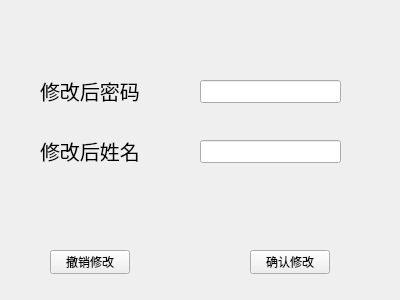
<?xml version="1.0" encoding="UTF-8"?>
<ui version="4.0">
 <class>AdChangeMyself</class>
 <widget class="QWidget" name="AdChangeMyself">
  <property name="geometry">
   <rect>
    <x>0</x>
    <y>0</y>
    <width>400</width>
    <height>300</height>
   </rect>
  </property>
  <property name="windowTitle">
   <string>Form</string>
  </property>
  <widget class="QPushButton" name="pushButton">
   <property name="geometry">
    <rect>
     <x>50</x>
     <y>250</y>
     <width>80</width>
     <height>24</height>
    </rect>
   </property>
   <property name="text">
    <string>撤销修改</string>
   </property>
  </widget>
  <widget class="QPushButton" name="pushButton_2">
   <property name="geometry">
    <rect>
     <x>250</x>
     <y>250</y>
     <width>80</width>
     <height>24</height>
    </rect>
   </property>
   <property name="text">
    <string>确认修改</string>
   </property>
  </widget>
  <widget class="QLabel" name="label">
   <property name="geometry">
    <rect>
     <x>40</x>
     <y>75</y>
     <width>111</width>
     <height>31</height>
    </rect>
   </property>
   <property name="font">
    <font>
     <pointsize>15</pointsize>
    </font>
   </property>
   <property name="text">
    <string>修改后密码</string>
   </property>
  </widget>
  <widget class="QLabel" name="label_2">
   <property name="geometry">
    <rect>
     <x>40</x>
     <y>135</y>
     <width>101</width>
     <height>31</height>
    </rect>
   </property>
   <property name="font">
    <font>
     <pointsize>15</pointsize>
    </font>
   </property>
   <property name="text">
    <string>修改后姓名</string>
   </property>
  </widget>
  <widget class="QLineEdit" name="password">
   <property name="geometry">
    <rect>
     <x>200</x>
     <y>80</y>
     <width>141</width>
     <height>23</height>
    </rect>
   </property>
  </widget>
  <widget class="QLineEdit" name="name">
   <property name="geometry">
    <rect>
     <x>200</x>
     <y>140</y>
     <width>141</width>
     <height>23</height>
    </rect>
   </property>
  </widget>
 </widget>
 <resources/>
 <connections/>
</ui>
